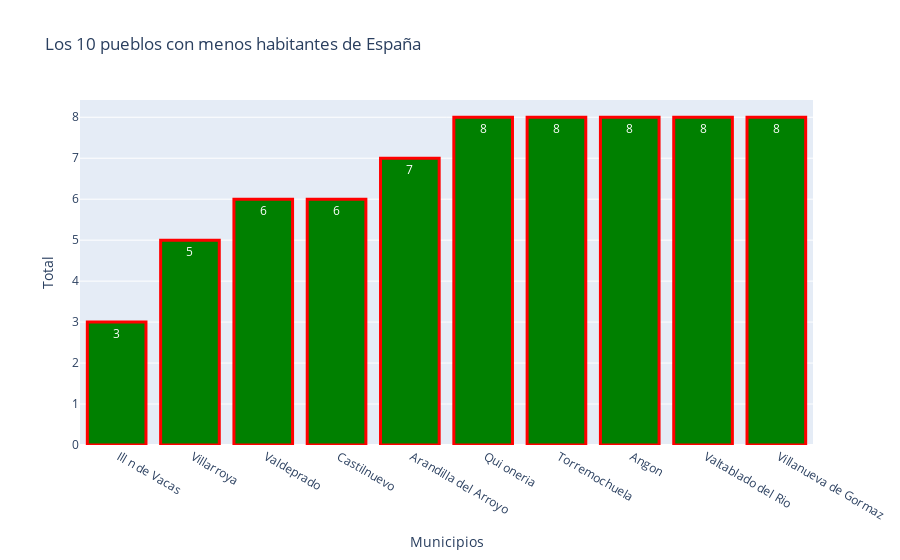

The cell this chart's notebook holds for it:
### Code cell
fig9 = px.bar(min_diez,x='Municipios',y='Total',title='Los 10 pueblos con menos habitantes de España',text_auto=True)
fig9.update_traces(marker_color = 'green', marker_line_color = 'red',
                  marker_line_width = 3)
fig9.show()

### Figure 1 — Plotly figure (JSON) as saved in the notebook; plotly's stock layout.template omitted (floating-point values rounded to 4 significant figures)
{"data": [{"alignmentgroup": "True", "hovertemplate": "Municipios=%{x}<br>Total=%{y}<extra></extra>", "legendgroup": "", "marker": {"color": "green", "line": {"color": "red", "width": 3}, "pattern": {"shape": ""}}, "name": "", "offsetgroup": "", "orientation": "v", "showlegend": false, "textposition": "auto", "texttemplate": "%{y}", "type": "bar", "x": [" Ill n de Vacas", " Villarroya", " Valdeprado", " Castilnuevo", " Arandilla del Arroyo", " Qui oneria", " Torremochuela", " Angon", " Valtablado del Rio", " Villanueva de Gormaz"], "xaxis": "x", "y": [3, 5, 6, 6, 7, 8, 8, 8, 8, 8], "yaxis": "y"}], "layout": {"barmode": "relative", "legend": {"tracegroupgap": 0}, "title": {"text": "Los 10 pueblos con menos habitantes de España"}, "xaxis": {"anchor": "y", "domain": [0, 1], "title": {"text": "Municipios"}}, "yaxis": {"anchor": "x", "domain": [0, 1], "title": {"text": "Total"}}}}
